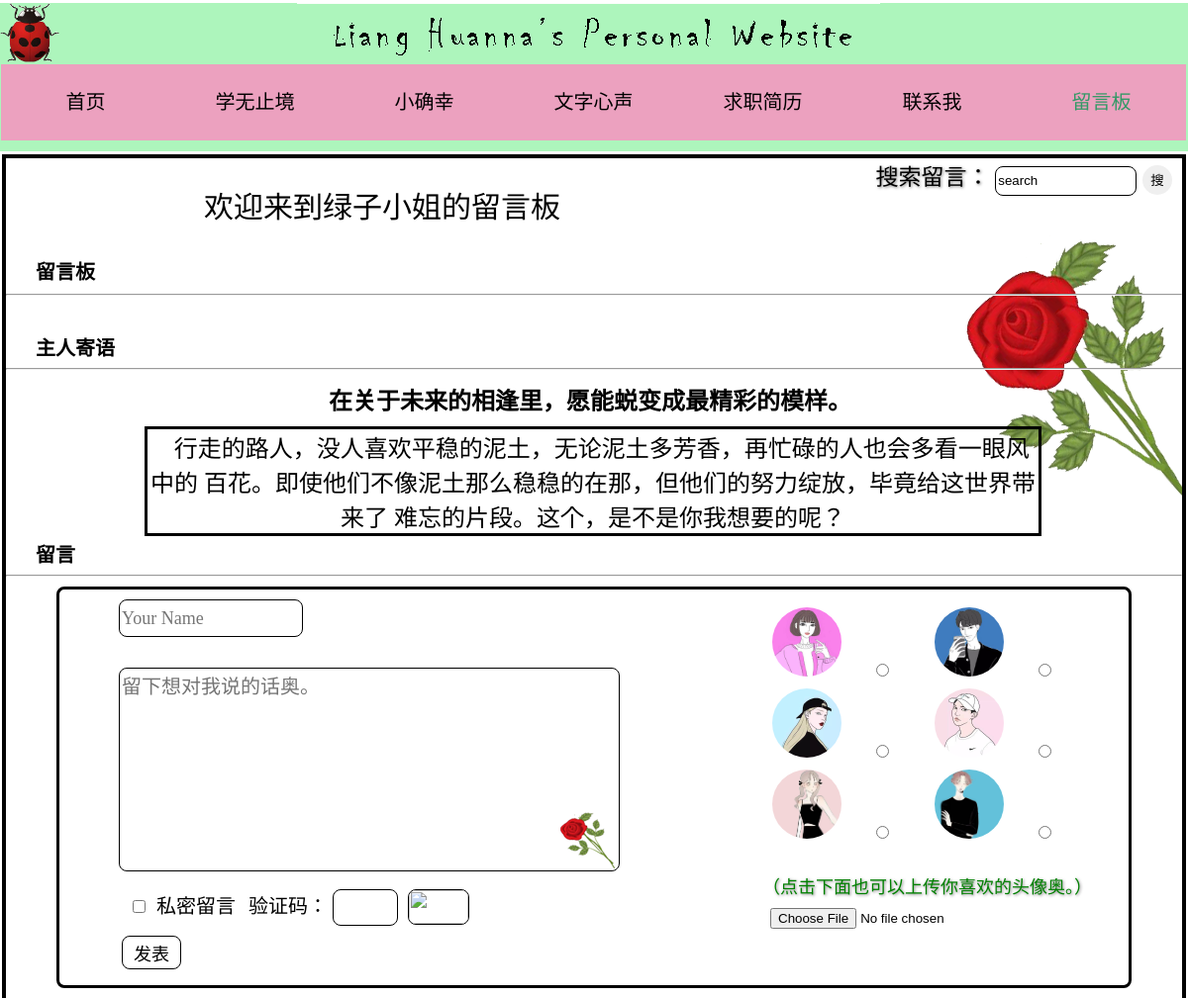
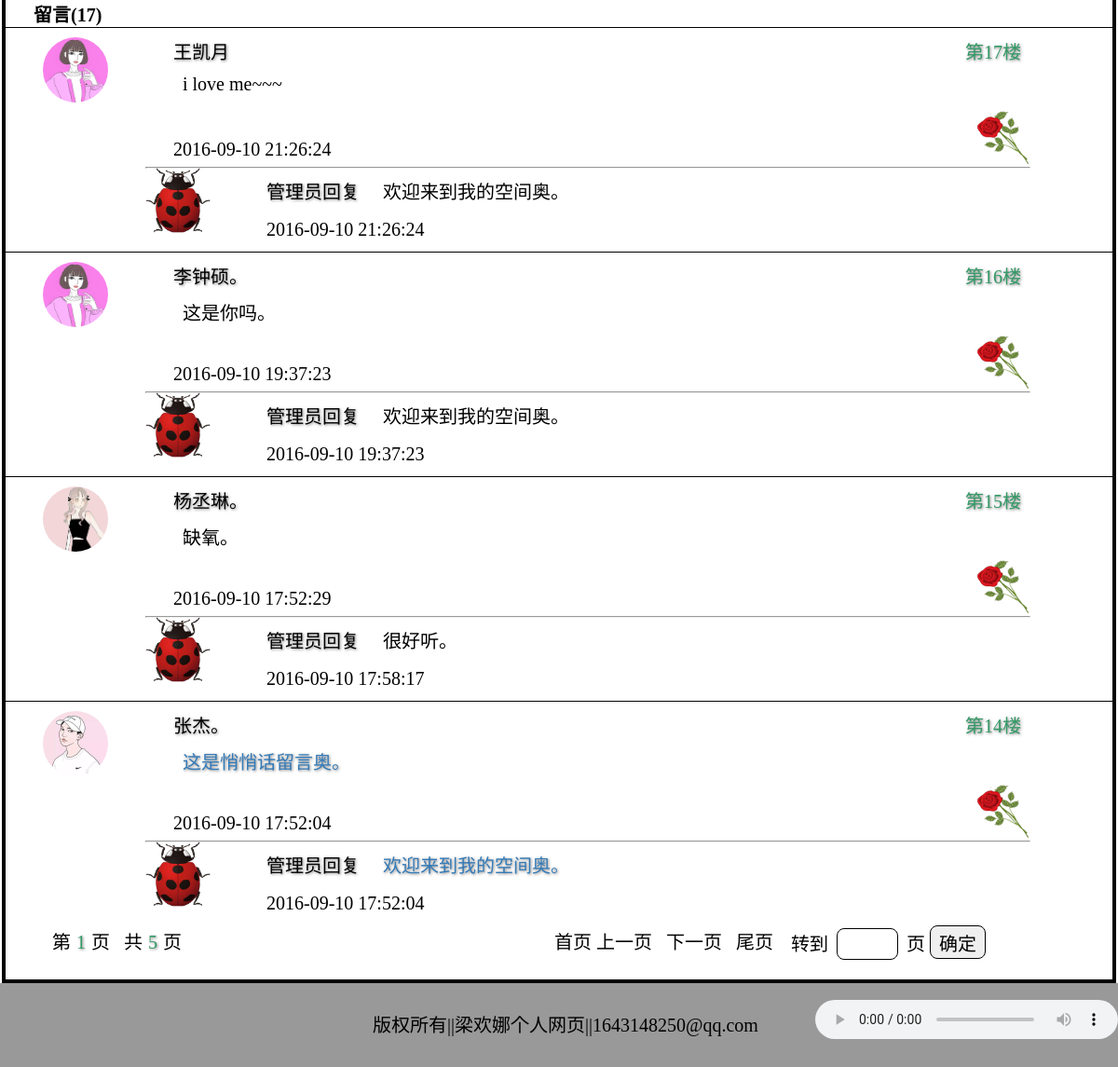
Screenshot of /houtai/liuyan/guestbookdemo.php with the database file from the repository (2 pictures, top to bottom).
### tables this page shows
CREATE TABLE `user_message` (  `id` int(5) NOT NULL auto_increment,  `name` varchar(30) NOT NULL,  `time` varchar(30) NOT NULL,  `content` text NOT NULL,  `photo` varchar(40) NOT NULL,  `secret` int(11) NOT NULL default '0',  PRIMARY KEY  (`id`));

CREATE TABLE `admin_replay` (  `id` int(5) NOT NULL auto_increment,  `admin` varchar(30) NOT NULL,  `replay_time` varchar(30) NOT NULL,  `replay_content` text NOT NULL,  `user_message_id` varchar(10) NOT NULL,  PRIMARY KEY  (`id`));

### houtai/liuyan/class.db.php (called while the page is built, shortened)
<?php
class me_db{
    public function query($sql){
        $query=mysql_query($sql) or die(mysql_error());
        return $query;
    }
    public function get_all_data($sql,$type=MYSQL_ASSOC){
        $arr=array();
        $i=0;
       $query=$this->query($sql);
       while($row=mysql_fetch_array($query,$type)){
           $arr[$i]=$row;
           $i++;
       }
       return $arr;
    }
}
?>

### houtai/liuyan/guestbookdemo.php (the view, shortened to what this page needs)
<?php
require_once("class.db.php");
$db=new me_db;
if(empty($_GET['sou'])){
$page_size=4;
$sql='select count(*) from user_message';
}
else{
$page_size=2;
$sql="select count(*) from user_message where content like '%$_GET[sou]%'";
}
$arr=$db->get_all_data($sql,MYSQL_NUM);
$recordcount=$arr[0][0];
$pagecount=ceil($recordcount/$page_size);
if (empty($_GET['page'])) {
   $cur_page=1;
}else {if ($_GET['page']>=$pagecount) {
     $cur_page=$pagecount;
}elseif ($_GET['page']<=1) {
    $cur_page=1;
}else {
     $cur_page=$_GET['page'];
}
}
$star_value=($cur_page-1)*$page_size;
if (!empty($_GET['sou'])) {
    $sql="select * from user_message where secret!=1 and content like '%$_GET[sou]%' order by id desc limit $star_value,$page_size";
    $res1=mysql_query($sql) or die(mysql_error());
    $num_rows1=mysql_num_rows($res1);
    if (empty($num_rows1)) {
        echo "<script>
            window.alert('您搜索的内容为空奥。');
            history.go(-1);
            </script>";
    }
}else{
    $sql="select * from user_message order by id desc limit $star_value,$page_size";
}
$query=mysql_query($sql) or die(mysql_error());
?>
<!DOCTYPE html PUBLIC "-//W3C//DTD XHTML 1.0 Transitional//EN" "http://www.w3.org/TR/xhtml1/DTD/xhtml1-transitional.dtd">
<html xmlns="http://www.w3.org/1999/xhtml">
<head>
<link rel="stylesheet" href="guestbook.css" />
</head>
<body>
<div>
    <div class="header">
        <div class="my">
            <div><img src="image/logo.png" class="logo" /></div>
            <div class="biaoti"><img src="image/my_01_02.gif" class="biaoti_img" /></div>
        </div>
        <div class="top">
             <div class="daohang">
               <ul>
                  <li id="txt1"><a href="../../index.php" target="_self">首页</a></li>
                  <li id="txt2"><a href="../../about me.html" target="_self">学无止境</a></li>
                  <li id="txt3"><a href="../../happy.html" target="_self">小确幸</a></li>
                  <li id="txt4"><a href="../../doing.html" target="_self">文字心声</a></li>
                  <li id="txt5"><a href="../../resume.html" target="_self">求职简历</a></li>
                  <li id="txt6"><a href="../../calling.html" target="_self">联系我</a></li>
                  <li id="txt7"><a href="../../guestbook.html" target="_self" style="color:#396;">留言板</a></li>
               </ul>
             </div>
        </div>
    </div>
    <div class="gb_z">
    	<div class="gb_box">
        	<div class="wel">
                <p>欢迎来到绿子小姐的留言板</p>
                <form action="guestbookdemo.php" method="get"  accept-charset="utf-8" class="ly">
    			搜索留言：	<input type="search" name="sou" value="search" onFocus="this.value='';"
                    onBlur="if(this.value==''){this.value='search';}"  class="s" class="search"/>
    				<input type="submit" name="sousou" class="sl" value="搜"/>
               </form>
            </div>
            <div class="gb_g">
            <p class="tong">留言板<hr /></p></div>
            <div class="gb_home">
                <p class="tong">主人寄语<hr /></p>
                <marquee  class="gundong1" align="center" behavior="scroll" direction="left"
                  hspace="4" vspace="1" loop="-1" scrollamount="2"
                 scrolldelay="-1" onMouseOut="this.start()" onMouseOver="this.stop()">
                 　<h3>在关于未来的相逢里，愿能蜕变成最精彩的模样。</h3>
				</marquee>
                <marquee  class="gundong2" align="center" behavior="scroll" direction="up"
                  hspace="4" vspace="1" loop="-1" scrollamount="2"
                 scrolldelay="-1" onMouseOut="this.start()" onMouseOver="this.stop()">
                   <a>行走的路人，没人喜欢平稳的泥土，无论泥土多芳香，再忙碌的人也会多看一眼风中的
                   百花。即使他们不像泥土那么稳稳的在那，但他们的努力绽放，毕竟给这世界带来了
                   难忘的片段。这个，是不是你我想要的呢？</a>
				</marquee>
            </div>
            <div class="gb_visit">
                <p class="tong">留言<hr /></p>
                <div class="visit">
                    <form action="input_message_ok.php" name="biaodan"
                     method="post" enctype="multipart/form-data"
                     onsubmit="return a()">
                    <div class="visit_left">
                    <input class="user"  name="user" type="text" placeholder="Your Name"
                onFocus="this.placeholder = '';" onBlur="if (this.placeholder == '')
                {this.placeholder = 'Your Name';}"/>
                     <br /><br /><br />
                    <textarea class="text" name="content" type="text"
                     placeholder="留下想对我说的话奥。" onfocus="this.placeholder = '';"
                     onblur="if (this.placeholder == '') {this.placeholder = '留下想对我说的话奥。';}"
                    ></textarea>
                        <br />
                    <input class="sm" name="sm" value="1" type="checkbox"/>
                    <label for="ly">私密留言&nbsp;</label>
                    <label for="ly">验证码：</label>
                   <input type="code" class="yanzhengma" name="yanzhengma" />
                     <img class="yz" src="yanzhengma.php " onclick="this.src=this.src+'?'+
        Math.random()"/><br />
                     <label for="ly"><input type="submit" value="发表" name="tijiao" class="tijiao"/>
                    </label>    </div>
                    <div class="visit_right">
                    <label><img src="image/1.jpg"/>
                    <input class="user_1" type="radio" name="photo" value="image/1.jpg"/></label>
                    <label><img src="image/2.jpg"/>
                    <input class="user_2" type="radio" name="photo" value="image/2.jpg"/></label>
                    <label><img src="image/3.jpg"/>
                    <input class="user_3" type="radio" name="photo" value="image/3.jpg"/></label>
                    <label><img src="image/4.jpg"/>
                    <input class="user_4" type="radio" name="photo" value="image/4.jpg"/></label>
                    <label><img src="image/5.jpg"/>
                    <input class="user_5" type="radio" name="photo" value="image/5.jpg"/></label>
                    <label><img src="image/6.jpg"/>
                    <input class="user_6" type="radio" name="photo" value="image/6.jpg" /></label>
                    <a class="shangchuan">（点击下面也可以上传你喜欢的头像奥。）</a>
                     <div class="visit_liulan">
                        <input type="file" name="up"></div>
                    </div> </form>
                </div>
            </div>
            <div class="visitor">
           <p class="tong">留言(<?php echo $recordcount;?>)</p>
<?php
      $i=0;
    while($res=mysql_fetch_assoc($query))
    {
    $sqlh="select * from admin_replay where user_message_id=$res[id] limit 1";
    $queryh=mysql_query($sqlh) or die(mysql_error());
    $resh=mysql_fetch_assoc($queryh);
    $res['content']=str_replace($_GET[sou],"<font style='font-weight:bold;
     color:red;'>".$_GET[sou]."</font>",$res['content']);
?>
                <div class="content">
                <div class="visitor_left">
        <?php
if(empty($res['photo'])){
?>
<img  style="width:70px;height:70px;border-radius:50%;margin-top:10px;"src="image/1.jpg"/>
<?php
}else{
?>
<img  style="width:70px;height:70px;border-radius:50%;margin-top:10px;"src="<?php echo $res['photo']; ?>" />
<?php
}?>
                </div>
         		<div class="visitor_right">
                	<div class="laifang">
                    <p class="visitor_top"><a><?php echo $res[name]?></a><span>
                    第<?php  echo $recordcount-$star_value-$i;  ?>楼</span></p>
                      <p class="visitor_content">&nbsp;
 <?php
                        if ($res[secret]==1) {
                            echo "<font style='color:#337ab7;
                            text-shadow: 1px 1px 3px rgba(0,0,0,0.5);'>这是悄悄话留言奥。</font>";
                        }else{
                 echo $res[content];
                        }
                    ?>
</p>
                        <p class="visitor_bottom"><?php echo $res[time]?>
                </p>
                        <hr />
                    </div>
                    <div class="huifu">
                        <div class="huifu_left">
                        <img src="image/logo.png"/>
                        </div>
                     <div class="huifu_right">
                        <p class="huifu_top"><a>管理员回复</a>
                       <span>
<?php  if ($res[secret]==1){
    echo "<font style='color:#337ab7;
                            text-shadow: 1px 1px 3px rgba(0,0,0,0.5);'>欢迎来到我的空间奥。</font>";
}else{
    if(empty($resh[replay_content])) {
                         echo  '欢迎来到我的空间奥。';
     }else{
                   echo $resh[replay_content];
     }
}?></span></p>
                        <p class="huifu_bottom">
                  <?php if(empty($resh[replay_time])) {
                         echo  $res[time];
                     }else{
                         echo $resh[replay_time];
                      }?>
                </p>
                    </div>
                    </div>
                </div>
                </div>
<?php
 $i++;
    }
?>
            </div>
        </div>
        <div class="form">
            <div class="d_left">
            <a>第<span><?php echo $cur_page;?></span>页</a>
            <a>共<span><?php echo $pagecount;?></span>页</a>
            </div>
            <div class="d_m">
<?php
    if(!empty($_GET[sou])){
              if ($cur_page==1) {
                ?>
                首页
                上一页
            <a href='guestbookdemo.php?page=<?php echo $cur_page+1; ?>&sou=<?php echo $_GET[sou];?>'>下一页</a>
             <a  href='guestbookdemo.php?page=<?php echo $pagecount;?>&sou=<?php echo $_GET[sou];?>'>尾页</a>
                <?php
            }elseif ($cur_page==$pagecount) {
            ?>
            <a href='guestbookdemo.php?page=1'>首页</a>
            <a href='guestbookdemo.php?page=<?php echo $cur_page-1; ?>&sou=<?php echo $_GET[sou];?>'>上一页</a>
            下一页
            尾页
            <?php
            }else {
            ?>  <a href='guestbookdemo.php?page=1'>首页</a>
            <a href='guestbookdemo.php?page=<?php echo $cur_page-1; ?>&sou=<?php echo $_GET[sou];?>'>上一页</a>
            <a href='guestbookdemo.php?page=<?php echo $cur_page+1; ?>&sou=<?php echo $_GET[sou];?>'>下一页</a>
            <a  href='guestbookdemo.php?page=<?php echo $pagecount;?>&sou=<?php echo $_GET[sou];?>'>尾页</a>
            <?php
            }
            ?><form action="guestbookdemo.php" method="get">
            转到<input type="text" class="ye" name="page"/>页
            <input type="submit" value="确定" class="sub">
           </form>
        <?php
} else{
            if ($cur_page==1) {
                ?>
                首页
                上一页
                <a href='guestbookdemo.php?page=<?php echo $cur_page+1; ?>'>下一页</a>
                <a  href='guestbookdemo.php?page=<?php echo $pagecount;?>'>尾页</a>
            <?php
            }else {
            ?>  <a href='guestbookdemo.php?page=1'>首页</a>
            <a href='guestbookdemo.php?page=<?php echo $cur_page-1; ?>'>上一页</a>
            <a href='guestbookdemo.php?page=<?php echo $cur_page+1; ?>'>下一页</a>
            <a  href='guestbookdemo.php?page=<?php echo $pagecount;?>'>尾页</a>
        <?php
            }
?>           </div>
            <form action="guestbookdemo.php" method="get">
            转到<input type="text" class="ye" name="page"/>页
            <input type="submit" value="确定" class="sub">
           </form>
<?php
}
?>           </div>
        </div>
    </div>
	<div class="banquan">
    <div id="music_bg">
  	<audio src="../../music/tr.mp3" style="width:325px; height:42px;"  controls="true" autoplay="true"/>
	</div>
    <a>版权所有||梁欢娜个人网页||1643148250@qq.com</a></div>
</body>
</html>

### rows the page displays
user_message: name "王凯月", i "17", content "i love me~~~", time "2016-09-10 21:26:24", secret "欢迎来到我的空间奥。"
user_message: name "李钟硕。", i "16", content "这是你吗。", time "2016-09-10 19:37:23", secret "欢迎来到我的空间奥。"
user_message: photo (picture), name "杨丞琳。", i "15", content "缺氧。", time "2016-09-10 17:52:29", admin_replay.replay_content "很好听。", admin_replay.replay_time "2016-09-10 17:58:17"
user_message: photo (picture), name "张杰。", i "14", secret "这是悄悄话留言奥。", time "2016-09-10 17:52:04"

### other values shown
$recordcount "17"
$cur_page "1"
$pagecount "5"
